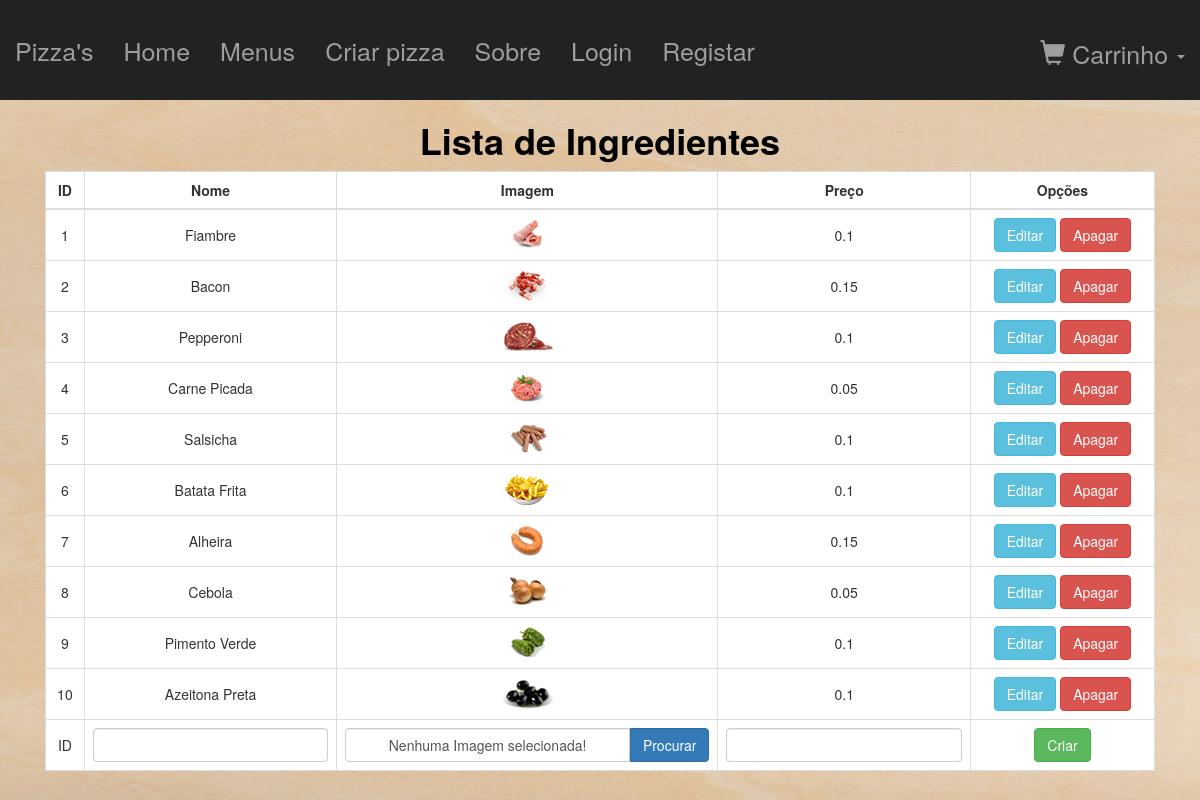
Screenshot of /pages/listaIngredientes.php with the database file from the repository.
### tables this page shows
CREATE TABLE IF NOT EXISTS `ingredientePizza` (
  `ID` int(11) NOT NULL COMMENT 'ID do ingrediente da pizza',
  `nome` varchar(50) NOT NULL COMMENT 'Nome do ingrediente da pizza',
  `imagem` varchar(535) NOT NULL COMMENT 'Caminho da imagem do ingrediente da pizza',
  `preco` float NOT NULL COMMENT 'Preço do ingrediente da pizza'
);

### pages/listaIngredientes.php (the view, shortened to what this page needs)
<?php
    require_once('../php/bd.php');
?>
<?php
    require_once './partials/header2.php';
    $sql='SELECT * FROM ingredientePizza;';
    $result = $PDO->query($sql);
    $listaIngredientes = $result->fetchAll();
?>
<div class="container marTop">
    <div class="col-md-12 text-center">
        <h1 class="text-center"><b>Lista de Ingredientes</b></h1>
        <?php if(empty($listaIngredientes)){
            echo '<br><br><br><br><b>Não existem Ingredientes criados!</b>';
        }else{ ?>
            <table class="table table-bordered table-hover tabelaMinhasPizzas" style="background-color: white;">
                <thead>
                <tr>
                    <th class="text-center">ID</th>
                    <th class="text-center">Nome</th>
                    <th class="text-center">Imagem</th>
                    <th class="text-center">Preço</th>
                    <th class="text-center">Opções</th>
                </tr>
                </thead>
                <tbody>
                    <?php
                        foreach($listaIngredientes as $ingrediente){ ?>
                            <tr>
                                <td><?=$ingrediente['ID']?></td>
                                <td><?=$ingrediente['nome']?></td>
                                <td><img src="<?=$ingrediente['imagem']?>" alt="<?=$ingrediente['nome']?>"></td>
                                <td><?=$ingrediente['preco']?></td>
                                <td><a href="../pages/editarIngrediente.php?id=<?=$ingrediente['ID']?>" class="btn btn-info">Editar</a> <a href="../php/removerIngredienteBD.php?id=<?=$ingrediente['ID']?>" class="btn btn-danger">Apagar</a></td>
                            </tr>
                    <?php } ?>
                    <form action="../php/criarIngredienteBD.php" method="post" enctype="multipart/form-data">
                        <tr>
                            <td>ID</td>
                            <td><input type="text" class="form-control" id="inputNome" name="inputNome" required></td>
                            <td>
                                <div class="input-group input-file">
                                    <div class="form-control">Nenhuma Imagem selecionada!</div>
                                    <span class="input-group-addon">
                                        <a class='btn btn-primary' href='javascript:'>Procurar
                                        </a>
                                  </span>
                                </div>
                            </td>
                            <td><input type="number" class="form-control" id="inputPreco" name="inputPreco" step="0.01" required></td>
                            <td><button type="submit" class="btn btn-success">Criar</button></td>
                        </tr>
                    </form>
                </tbody>
            </table>
        <?php } ?>
    </div>
</div>

### css/style.css (style rules this page uses)
html, body { height:100%; }
.container { margin-top: 100px; }
.woodBackground { background: url('../img/woodBackground.jpg') no-repeat center center fixed; -webkit-background-size: cover; -moz-background-size: cover; -o-background-size: cover; background-size: cover; height: 100%; display: flex; flex-flow: column; }
.marTop { margin-top: 100px; }
.marTop h1 { color: black; }
.tabelaMinhasPizzas>tbody>tr>td { vertical-align: middle; }
.input-file .input-group-addon { border: 0px; padding: 0px; }
.input-file .input-group-addon .btn { border-radius: 0 4px 4px 0; }

### rows the page displays
ingredientepizza: ID "1", nome "Fiambre", imagem (picture), preco "0.1"
ingredientepizza: ID "2", nome "Bacon", imagem (picture), preco "0.15"
ingredientepizza: ID "3", nome "Pepperoni", imagem (picture), preco "0.1"
ingredientepizza: ID "4", nome "Carne Picada", imagem (picture), preco "0.05"
ingredientepizza: ID "5", nome "Salsicha", imagem (picture), preco "0.1"
ingredientepizza: ID "6", nome "Batata Frita", imagem (picture), preco "0.1"
ingredientepizza: ID "7", nome "Alheira", imagem (picture), preco "0.15"
ingredientepizza: ID "8", nome "Cebola", imagem (picture), preco "0.05"
ingredientepizza: ID "9", nome "Pimento Verde", imagem (picture), preco "0.1"
ingredientepizza: ID "10", nome "Azeitona Preta", imagem (picture), preco "0.1"
